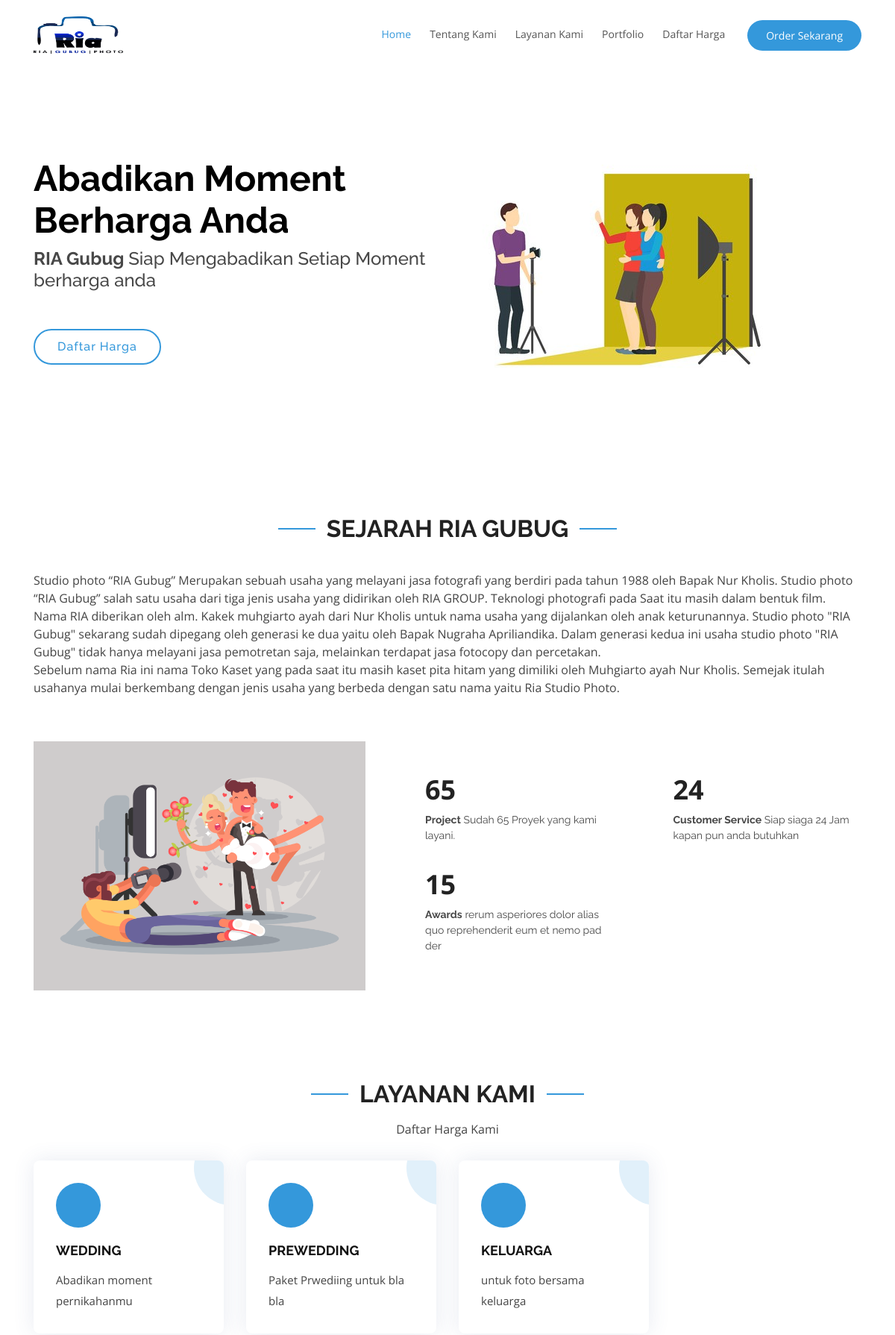
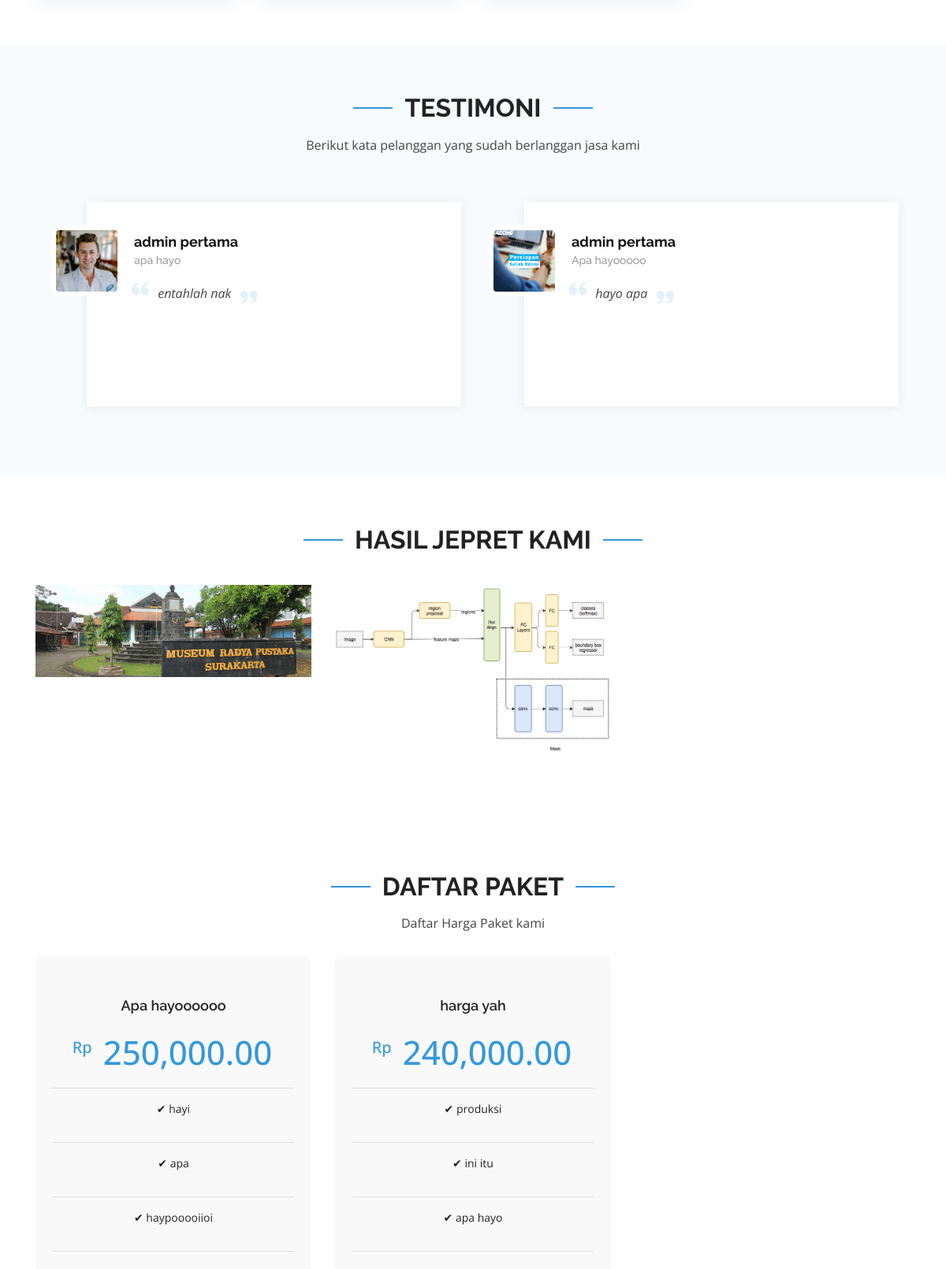
Screenshot of /public/ (upper part) with the database file from the repository (2 pictures, top to bottom).
### tables this page shows
CREATE TABLE `kategori` (
  `id` int(100) NOT NULL,
  `nama` varchar(100) NOT NULL,
  `deskripsi` text NOT NULL
);

CREATE TABLE `testimoni` (
  `id` int(50) NOT NULL,
  `user_id` int(50) NOT NULL DEFAULT '0',
  `perkerjaan` varchar(100) NOT NULL,
  `testimoni` text NOT NULL,
  `file` varchar(200) DEFAULT NULL
);

CREATE TABLE `users` (
  `id` int(11) NOT NULL,
  `username` varchar(50) NOT NULL,
  `email` varchar(100) NOT NULL,
  `nama` varchar(200) NOT NULL,
  `password` varchar(255) NOT NULL,
  `no_hp` varchar(255) NOT NULL,
  `level` enum('admin','member') NOT NULL
);

CREATE TABLE `portfolio` (
  `id` int(50) NOT NULL,
  `kategori_id` int(50) NOT NULL,
  `foto` varchar(200) NOT NULL DEFAULT ''
);

CREATE TABLE `produk` (
  `id` int(100) NOT NULL,
  `nama_produk` varchar(255) NOT NULL,
  `fitur` varchar(255) NOT NULL,
  `deskripsi_produk` varchar(255) NOT NULL,
  `kategori_id` int(100) NOT NULL,
  `harga` int(100) NOT NULL DEFAULT '0'
);

### aplikasi/inti/Controller.php (called while the page is built, shortened)
<?php
class Controller
{
	public function view($view, $data = []){
			require_once '../aplikasi/views/'.$view.'.php';
	}
	public function model($model){
		return new $model;
	}
}

### aplikasi/controllers/Home.php (called while the page is built, shortened)
<?php
class Home extends Controller
{
	public function index()
	{
		$data['layanan'] =  $this->model('Admin_model')->getKategori();
		$data['testimoni'] =  $this->model('Admin_model')->getTestimoni();
		$data['portfolio'] =  $this->model('Admin_model')->getPortfolio();
		$data['produk'] =  $this->model('Admin_model')->getProduk();
		$this->view('frontend/header');
		$this->view('home/index',$data);
		$this->view('frontend/footer');
	}
}

### aplikasi/inti/App.php (called while the page is built, shortened)
<?php
class App
{
	protected $method = 'index';
	protected $params = [];
	public function __construct()
	{
		$this->controller = new $this->controller;
		call_user_func_array([$this->controller, $this->method], $this->params);
	}
}

### public/index.php (called while the page is built, shortened)
<?php
$app = new App;

### aplikasi/inti/Database.php (called while the page is built, shortened)
<?php
class Database{
	private $host = DB_HOST;
	private $user = DB_USER;
	private $pass = DB_PASS;
	private $db_name = DB_NAME;
	private $dbh;
	private $stmt;
	public function __construct(){
		$dsn = "mysql:host=".$this->host.";dbname=".$this->db_name;
		$option = [
			PDO::ATTR_PERSISTENT => true,
			PDO::ATTR_ERRMODE => PDO::ERRMODE_EXCEPTION
		];
		try {
			$this->dbh = new PDO($dsn,$this->user,$this->pass, $option);
		} catch (PDOException $e) {
			echo "terdapat kesalahan ".$e;
			die($e->getMessage());
		}
	}
	public function query($query){
		$this->stmt = $this->dbh->prepare($query);
	}
	public function execute(){
		$this->stmt->execute();
	}
	public function resultSet(){
		$this->execute();
		return $this->stmt->fetchAll(PDO::FETCH_ASSOC);
	}
}

### aplikasi/models/Admin_model.php (called while the page is built, shortened)
<?php
class Admin_model{
	private $db;
	public function __construct()
	{
		$this->db = new Database();
	}
	public function getKategori()
	{
		$this->db->query('SELECT * FROM kategori');
		return $this->db->resultSet();
	}
	public function getProduk()
	{
		$this->db->query('SELECT produk.id AS produk_id, produk.nama_produk, produk.fitur, produk.deskripsi_produk,produk.harga, kategori.* FROM produk JOIN kategori ON produk.kategori_id=kategori.id ORDER BY produk_id DESC');
		return $this->db->resultSet();
	}
	public function getTestimoni()
	{
		$this->db->query('SELECT testimoni.id AS testimoni_id, testimoni.user_id, testimoni.perkerjaan, testimoni.testimoni, testimoni.file, users.* FROM testimoni JOIN users ON testimoni.user_id=users.id');
		return $this->db->resultSet();
	}
	public function getPortfolio()
	{
		$this->db->query('SELECT portfolio.id AS portfolio_id, portfolio.kategori_id, portfolio.foto, kategori.* FROM portfolio JOIN kategori ON portfolio.kategori_id=kategori.id');
		return $this->db->resultSet();
	}
}

### aplikasi/views/home/index.php (the view, shortened to what this page needs)
<section id="hero" class="d-flex align-items-center">
  <div class="container">
    <div class="row">
      <div class="col-lg-6 pt-5 pt-lg-0 order-2 order-lg-1 d-flex flex-column justify-content-center">
        <h1 data-aos="fade-up">Abadikan Moment Berharga Anda</h1>
        <h2 data-aos="fade-up" data-aos-delay="400"> <b> RIA Gubug </b> Siap Mengabadikan Setiap Moment berharga anda</h2>
        <div data-aos="fade-up" data-aos-delay="800">
          <a href="#pricing" class="btn-get-started scrollto">Daftar Harga </a>
        </div>
      </div>
      <div class="col-lg-6 order-1 order-lg-2 hero-img" data-aos="fade-left" data-aos-delay="200">
        <img src="<?= BASE_URL ?>/frontend/img/homepage.jpg" class="img-fluid animated" alt="">
      </div>
    </div>
  </div>
</section>
<main id="main">
  <section id="about" class="about">
    <div class="container">
      <div class="section-title" data-aos="fade-up">
        <h2>Sejarah Ria Gubug</h2>
      </div>
      <div class="row content">
        <div class="col-lg-12 pt-4 pt-lg-0" data-aos="fade-up" data-aos-delay="300">
          <p class="justify-content">
            Studio  photo  “RIA  Gubug”  Merupakan   sebuah  usaha  yang  melayani  jasa fotografi  yang berdiri  pada  tahun  1988 oleh Bapak Nur Kholis.  Studio  photo “RIA Gubug” salah  satu usaha  dari tiga jenis  usaha  yang didirikan  oleh  RIA  GROUP. Teknologi  photografi  pada  Saat itu masih  dalam bentuk  film. Nama  RIA diberikan oleh  alm.  Kakek   muhgiarto    ayah     dari  Nur  Kholis   untuk   nama usaha yang dijalankan  oleh anak keturunannya. Studio  photo  "RIA  Gubug"  sekarang  sudah  dipegang  oleh  generasi  ke  dua yaitu  oleh  Bapak  Nugraha   Apriliandika.   Dalam  generasi  kedua  ini  usaha  studio photo  "RIA   Gubug" tidak   hanya   melayani   jasa   pemotretan    saja,    melainkan terdapat  jasa  fotocopy  dan percetakan.
            <br>
            Sebelum  nama Ria ini nama  Toko Kaset yang pada  saat itu masih  kaset  pita hitam  yang  dimiliki   oleh  Muhgiarto  ayah  Nur  Kholis.  Semejak   itulah  usahanya mulai  berkembang   dengan  jenis  usaha  yang berbeda  dengan  satu nama  yaitu  Ria Studio  Photo.
          </p>
        </div>
      </div>
    </div>
  </section>
  <section id="counts" class="counts">
    <div class="container">
      <div class="row">
        <div class="image col-xl-5 d-flex align-items-stretch justify-content-center justify-content-xl-start" data-aos="fade-right" data-aos-delay="150">
          <img src="<?= BASE_URL ?>/frontend/img/landingpage2.png" alt="" class="img-fluid">
        </div>
        <div class="col-xl-7 d-flex align-items-stretch pt-4 pt-xl-0" data-aos="fade-left" data-aos-delay="300">
          <div class="content d-flex flex-column justify-content-center">
            <div class="row">
              <div class="col-md-6 d-md-flex align-items-md-stretch">
                <div class="count-box">
                  <i class="icofont-simple-smile"></i>
                  <span data-toggle="counter-up">65</span>
                  <p><strong>Project</strong> Sudah 65 Proyek yang kami layani.</p>
                </div>
              </div>
              <div class="col-md-6 d-md-flex align-items-md-stretch">
                <div class="count-box">
                  <i class="icofont-clock-time"></i>
                  <span data-toggle="counter-up">24</span>
                  <p><strong>Customer Service</strong> Siap siaga 24 Jam kapan pun anda butuhkan</p>
                </div>
              </div>
              <div class="col-md-6 d-md-flex align-items-md-stretch">
                <div class="count-box">
                  <i class="icofont-award"></i>
                  <span data-toggle="counter-up">15</span>
                  <p><strong>Awards</strong> rerum asperiores dolor alias quo reprehenderit eum et nemo pad der</p>
                </div>
              </div>
            </div>
          </div>
        </div>
      </div>
    </div>
  </section>
  <section id="services" class="services">
    <div class="container">
      <div class="section-title" data-aos="fade-up">
        <h2>Layanan Kami</h2>
        <p>Daftar Harga Kami</p>
      </div>
      <div class="row">
        <?php foreach ($data['layanan'] as $key) :  ?>
        <div class="col-md-6 col-lg-3 d-flex align-items-stretch mb-5 mb-lg-0">
          <div class="icon-box" data-aos="fade-up" data-aos-delay="100">
            <div class="icon"><i class="icofont-photobucket"></i></div>
            <h4 class="title"><a href=""><?= $key['nama']; ?></a></h4>
            <p class="description"><?= $key['deskripsi']; ?></p>
          </div>
        </div>
      <?php endforeach; ?>
      </div>
    </div>
  </section>
  <section id="testimonials" class="testimonials section-bg">
    <div class="container">
      <div class="section-title" data-aos="fade-up">
        <h2>Testimoni</h2>
        <p>Berikut kata pelanggan yang sudah berlanggan jasa kami</p>
      </div>
      <div class="owl-carousel testimonials-carousel" data-aos="fade-up" data-aos-delay="200">
        <?php foreach ($data['testimoni'] as $key ) : ?>
        <div class="testimonial-wrap">
          <div class="testimonial-item">
            <img src="<?= BASE_URL ?>/upload/testimoni/<?= $key['file']; ?>" class="testimonial-img" alt="">
            <h3><?= $key['nama']; ?></h3>
            <h4><?= $key['perkerjaan']; ?></h4>
            <p>
              <i class="bx bxs-quote-alt-left quote-icon-left"></i>
              <?= $key['testimoni']; ?>
              <i class="bx bxs-quote-alt-right quote-icon-right"></i>
            </p>
          </div>
        </div>
      <?php endforeach; ?>
      </div>
    </div>
  </section>
  <section id="portfolio" class="portfolio">
    <div class="container">
      <div class="section-title" data-aos="fade-up">
        <h2>Hasil Jepret Kami</h2>
      </div>
      <div class="row portfolio-container" data-aos="fade-up" data-aos-delay="400">
        <?php foreach ($data['portfolio'] as $key) : ?>
        <div class="col-lg-4 col-md-6 portfolio-item filter-<?= $key['nama'];?>">
          <div class="portfolio-wrap">
            <img src="<?= BASE_URL ?>/upload/testimoni/<?= $key['foto']; ?>" class="img-fluid" alt="">
          </div>
        </div>
        <?php endforeach; ?>
      </div>
    </div>
  </section>
  <section id="pricing" class="pricing">
    <div class="container">
      <div class="section-title">
        <h2>Daftar Paket</h2>
        <p>Daftar Harga Paket kami</p>
      </div>
      <div class="row">
        <?php foreach ($data['produk'] as $key) : ?>
        <div class="col-lg-4 col-md-6">
          <div class="box" data-aos="zoom-in-right" data-aos-delay="200">
            <h3><?= $key['nama_produk']; ?></h3>
            <h4><sup>Rp</sup>  <?= number_format($key['harga'],2); ?></h4>
            <hr>
            <ul>
              <?php
                $daftar_fitur = explode(",", $key['fitur']);
              ?>
              <?php foreach ($daftar_fitur as $fitur) : ?>
              <li> &#10004; <?= $fitur ?></li>
              <hr>
              <?php endforeach; ?>
            </ul>
            <div class="btn-wrap">
              <a href="<?= BASE_URL ?>/home/foto/<?= $key['id'];  ?>" class="">Lihat Foto</a> <br>
            </div>
          </div>
        </div>
      <?php endforeach; ?>
      </div>
    </div>
  </section>

### aplikasi/views/frontend/header.php (shortened to what this page needs)
<!DOCTYPE html>
<html lang="en">
<head>
  <link href="<?= BASE_URL ?>/frontend/vendor/bootstrap/css/bootstrap.min.css" rel="stylesheet">
  <link href="<?= BASE_URL ?>/frontend/vendor/icofont/icofont.min.css" rel="stylesheet">
  <link href="<?= BASE_URL ?>/frontend/vendor/remixicon/remixicon.css" rel="stylesheet">
  <link href="<?= BASE_URL ?>/frontend/vendor/boxicons/css/boxicons.min.css" rel="stylesheet">
  <link href="<?= BASE_URL ?>/frontend/vendor/owl.carousel/assets/owl.carousel.min.css" rel="stylesheet">
  <link href="<?= BASE_URL ?>/frontend/vendor/venobox/venobox.css" rel="stylesheet">
  <link href="<?= BASE_URL ?>/frontend/vendor/aos/aos.css" rel="stylesheet">
  <link href="<?= BASE_URL ?>/frontend/css/style.css" rel="stylesheet">
</head>
<body>
<header id="header" class="fixed-top d-flex align-items-center">
<div class="container d-flex align-items-center">
  <div class="logo mr-auto">
    <a href="<?= BASE_URL ?>"><img src="<?= BASE_URL ?>/frontend/logo.png" class=""></a>
  </div>
  <nav class="nav-menu d-none d-lg-block">
    <ul>
      <li class="active"><a href="<?= BASE_URL ?>">Home</a></li>
      <li><a href="#about">Tentang Kami</a></li>
      <li><a href="#services">Layanan Kami</a></li>
      <li><a href="#portfolio">Portfolio</a></li>
      <li><a href="#pricing">Daftar Harga</a></li>
        <?php
        if(isset($_SESSION["data_user"]) ){
         echo '
         <li><a href="'.BASE_URL.'/home/profil_user/'.$_SESSION['data_user']['id'].'" class="text-success">Profil</a></li>
          <li><a href="'.BASE_URL.'/home/logout" onclick="return confirm(`Anda Yakin Keluar?`);" class="text-danger">Keluar</a></li>
         <li class="get-started"><a href="#pricing">Silahkan, Order Sekarang</a></li>';
        }else{
          echo '<li class="get-started"><a href="'.BASE_URL.'/home/login" onclick="return confirm(`Anda Harus Login Dulu`);">Order Sekarang</a></li>';
        }
        ?>
    </ul>
  </nav>
</div>
</header>

### aplikasi/views/frontend/footer.php (shortened to what this page needs)
    </main>
</body>
</html>

### rows the page displays
kategori: nama "WEDDING", deskripsi "Abadikan moment pernikahanmu"
kategori: nama "PREWEDDING", deskripsi "Paket Prwediing untuk bla bla"
kategori: nama "KELUARGA", deskripsi "untuk foto bersama keluarga"
testimoni: file (picture), user.nama "admin pertama", perkerjaan "apa hayo", testimoni "entahlah nak"
testimoni: file (picture), user.nama "admin pertama", perkerjaan "Apa hayooooo", testimoni "hayo apa"
portfolio: foto (picture)
portfolio: foto (picture)
produk: nama_produk "Apa hayoooooo", harga "250,000.00", fitur "hayi", fitur "apa", fitur "haypooooiioi"
produk: nama_produk "harga yah", harga "240,000.00", fitur "produksi", fitur "ini itu", fitur "apa hayo"
